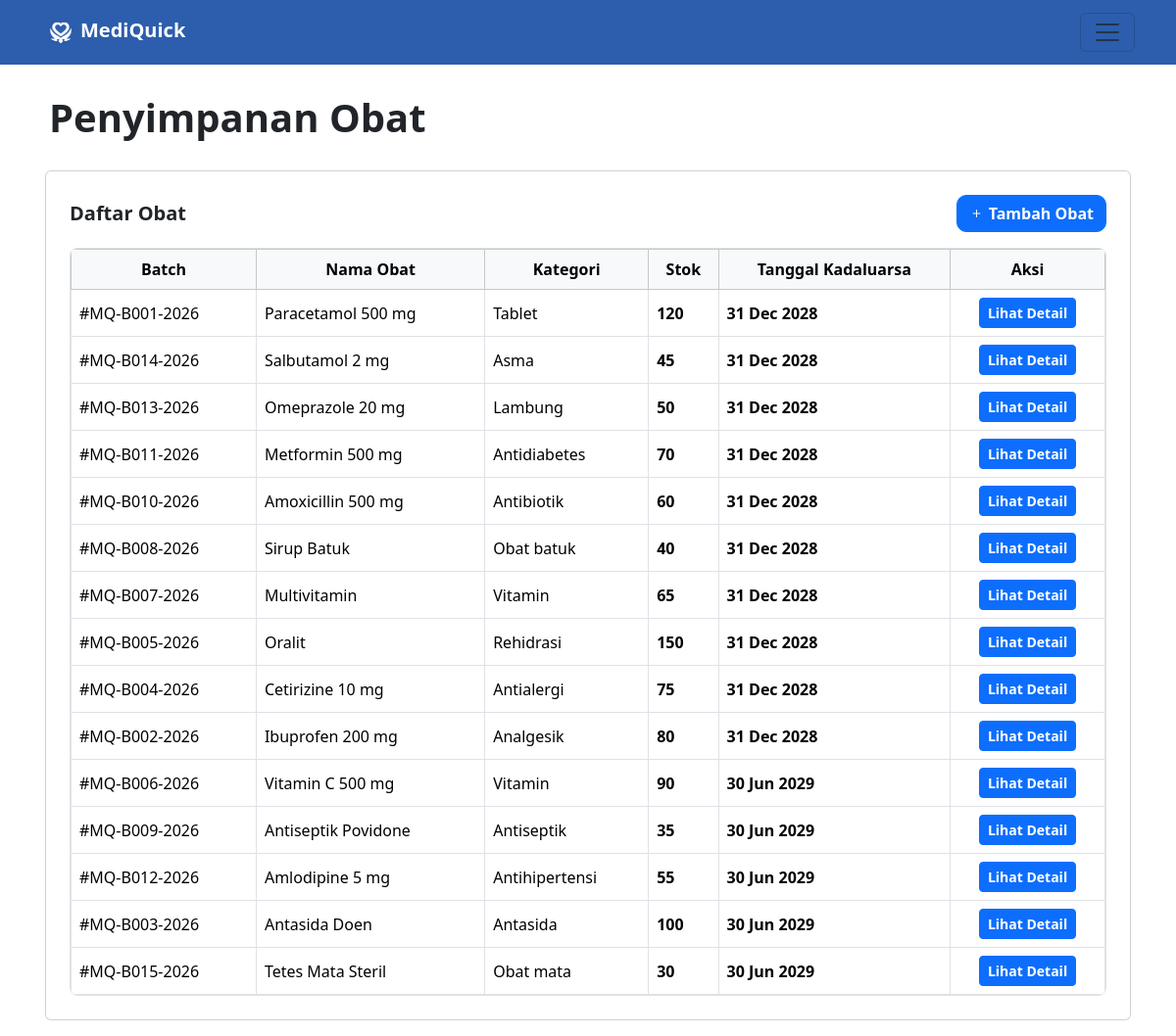
/dashboard/apoteker/inventory.php (signed in), run on the app's committed database.
### tables this page shows
CREATE TABLE `stok_obat` (
  `id_stok` int(11) NOT NULL,
  `id_obat` int(11) NOT NULL,
  `batch` varchar(50) NOT NULL,
  `jumlah_stok` int(11) NOT NULL DEFAULT 0,
  `tanggal_masuk` date NOT NULL,
  `tanggal_kadaluarsa` date NOT NULL
);

CREATE TABLE `obat` (
  `id_obat` int(11) NOT NULL,
  `nama_obat` varchar(150) NOT NULL,
  `kategori` varchar(50) NOT NULL,
  `satuan` varchar(30) NOT NULL,
  `harga` decimal(12,2) NOT NULL,
  `butuh_resep` tinyint(1) DEFAULT 0,
  `gambar_obat` varchar(255) DEFAULT NULL
);

### dashboard/apoteker/inventory.php (the view, shortened to what this page needs)
<?php
include __DIR__ . "/../../config/connect.php";
$sql_inventory = "SELECT o.id_obat, o.nama_obat, o.kategori, so.batch, so.jumlah_stok, so.tanggal_kadaluarsa, DATEDIFF(so.tanggal_kadaluarsa, CURDATE()) AS sisa_hari
                  FROM obat o
                  JOIN stok_obat so ON o.id_obat = so.id_obat
                  ORDER BY so.tanggal_kadaluarsa ASC";
$stmt = mysqli_prepare($conn, $sql_inventory);
mysqli_stmt_execute($stmt);
$queryObat = mysqli_stmt_get_result($stmt);
?>
<!DOCTYPE html>
<html lang="en">
<head>
    <link href="https://cdn.jsdelivr.net/npm/bootstrap@5.3.8/dist/css/bootstrap.min.css" rel="stylesheet">
    <link rel="stylesheet" href="https://cdn.jsdelivr.net/npm/bootstrap-icons@1.13.1/font/bootstrap-icons.min.css">
</head>
<body>
    <nav class="navbar" style="background-color: #2C5EAD;">
        <div class="container">
            <a class="navbar-brand fw-bold text-white" href="dashboard_apoteker.php"><img src="../../asset/img/logo.png" alt="logo" width="40" height="40">MediQuick</a>
            <button class="navbar-toggler"
                type="button"
                data-bs-toggle="offcanvas"
                data-bs-target="#offcanvasNavbar"
                aria-controls="offcanvasNavbar"
                aria-label="Toggle navigation">
                <span class="navbar-toggler-icon"></span>
            </button>
        </div>
    </nav>
    <div class="container p-2">
        <div class="container-fluid d-flex flex-column align-items-start" style="margin: 10px 0px; padding: 12px 12px;">
            <h1 class="fw-bold mb-0 fs-1">Penyimpanan Obat</h1>
        </div>
        <div class="container-fluid p-2">
            <div class="row g-3 px-2">
                <div class="card p-4">
                    <div class="d-flex justify-content-between align-items-center mb-3">
                        <h5 class="fw-bold mb-0">Daftar Obat</h5>
                        <div>
                            <button type="button" class="btn btn-primary fw-bold" style="border-radius: 10px;" onclick="window.location.href = 'tambah_obat.php'"><i class="bi bi-plus"></i> Tambah Obat</button>
                        </div>
                    </div>
                    <div class="table-responsive border rounded-3">
                        <table class="table table-hover table-bordered align-middle mb-0">
                            <thead class="table-light text-center">
                                <tr>
                                    <th>Batch</th>
                                    <th>Nama Obat</th>
                                    <th>Kategori</th>
                                    <th>Stok</th>
                                    <th>Tanggal Kadaluarsa</th>
                                    <th>Aksi</th>
                                </tr>
                            </thead>
                            <tbody>
                                <?php if (mysqli_num_rows($queryObat) == 0) { ?>
                                    <tr>
                                        <td colspan="6" class="text-secondary text-center fw-bold">Tidak Ada Obat</td>
                                    </tr>
                                <?php } else { ?>
                                    <?php
                                    while ($daftar_obat = mysqli_fetch_assoc($queryObat)) {
                                        $sisahari = (int)$daftar_obat['sisa_hari'];
                                        $stok = (int)$daftar_obat['jumlah_stok'];
                                    ?>
                                        <tr>
                                            <td>#<?= htmlspecialchars($daftar_obat['batch']); ?></td>
                                            <td><?= htmlspecialchars($daftar_obat['nama_obat']); ?></td>
                                            <td><?= htmlspecialchars($daftar_obat['kategori']); ?></td>
                                            <td class="fw-bold <?= ($stok <= 0) ? 'text-danger' : (($stok <= 10) ? 'text-warning' : '') ?>"><?= $stok ?></td>
                                            <td class="fw-bold <?= ($sisahari <= 0) ? 'text-danger' : (($sisahari <= 30) ? 'text-warning' : '') ?>"><?= date("d M Y", strtotime($daftar_obat['tanggal_kadaluarsa'])); ?></td>
                                            <td class="text-center">
                                                <a href="detail_obat.php?id=<?= $daftar_obat['id_obat'] ?>&batch=<?= urlencode($daftar_obat['batch']) ?>" class="btn btn-sm btn-primary fw-bold">Lihat Detail</a>
                                            </td>
                                        </tr>
                                    <?php } ?>
                                <?php } ?>
                            </tbody>
                        </table>
                    </div>
                </div>
            </div>
        </div>
    </div>
</body>
</html>

### data on the page
stok_obat: batch "MQ-B001-2026", id_obat.nama_obat "Paracetamol 500 mg", id_obat.kategori "Tablet", jumlah_stok "120", tanggal_kadaluarsa "31 Dec 2028"
stok_obat: batch "MQ-B014-2026", id_obat.nama_obat "Salbutamol 2 mg", id_obat.kategori "Asma", jumlah_stok "45", tanggal_kadaluarsa "31 Dec 2028"
stok_obat: batch "MQ-B013-2026", id_obat.nama_obat "Omeprazole 20 mg", id_obat.kategori "Lambung", jumlah_stok "50", tanggal_kadaluarsa "31 Dec 2028"
stok_obat: batch "MQ-B011-2026", id_obat.nama_obat "Metformin 500 mg", id_obat.kategori "Antidiabetes", jumlah_stok "70", tanggal_kadaluarsa "31 Dec 2028"
stok_obat: batch "MQ-B010-2026", id_obat.nama_obat "Amoxicillin 500 mg", id_obat.kategori "Antibiotik", jumlah_stok "60", tanggal_kadaluarsa "31 Dec 2028"
stok_obat: batch "MQ-B008-2026", id_obat.nama_obat "Sirup Batuk", id_obat.kategori "Obat batuk", jumlah_stok "40", tanggal_kadaluarsa "31 Dec 2028"
stok_obat: batch "MQ-B007-2026", id_obat.nama_obat "Multivitamin", id_obat.kategori "Vitamin", jumlah_stok "65", tanggal_kadaluarsa "31 Dec 2028"
stok_obat: batch "MQ-B005-2026", id_obat.nama_obat "Oralit", id_obat.kategori "Rehidrasi", jumlah_stok "150", tanggal_kadaluarsa "31 Dec 2028"
stok_obat: batch "MQ-B004-2026", id_obat.nama_obat "Cetirizine 10 mg", id_obat.kategori "Antialergi", jumlah_stok "75", tanggal_kadaluarsa "31 Dec 2028"
stok_obat: batch "MQ-B002-2026", id_obat.nama_obat "Ibuprofen 200 mg", id_obat.kategori "Analgesik", jumlah_stok "80", tanggal_kadaluarsa "31 Dec 2028"
stok_obat: batch "MQ-B006-2026", id_obat.nama_obat "Vitamin C 500 mg", id_obat.kategori "Vitamin", jumlah_stok "90", tanggal_kadaluarsa "30 Jun 2029"
stok_obat: batch "MQ-B009-2026", id_obat.nama_obat "Antiseptik Povidone", id_obat.kategori "Antiseptik", jumlah_stok "35", tanggal_kadaluarsa "30 Jun 2029"
stok_obat: batch "MQ-B012-2026", id_obat.nama_obat "Amlodipine 5 mg", id_obat.kategori "Antihipertensi", jumlah_stok "55", tanggal_kadaluarsa "30 Jun 2029"
stok_obat: batch "MQ-B003-2026", id_obat.nama_obat "Antasida Doen", id_obat.kategori "Antasida", jumlah_stok "100", tanggal_kadaluarsa "30 Jun 2029"
stok_obat: batch "MQ-B015-2026", id_obat.nama_obat "Tetes Mata Steril", id_obat.kategori "Obat mata", jumlah_stok "30", tanggal_kadaluarsa "30 Jun 2029"
